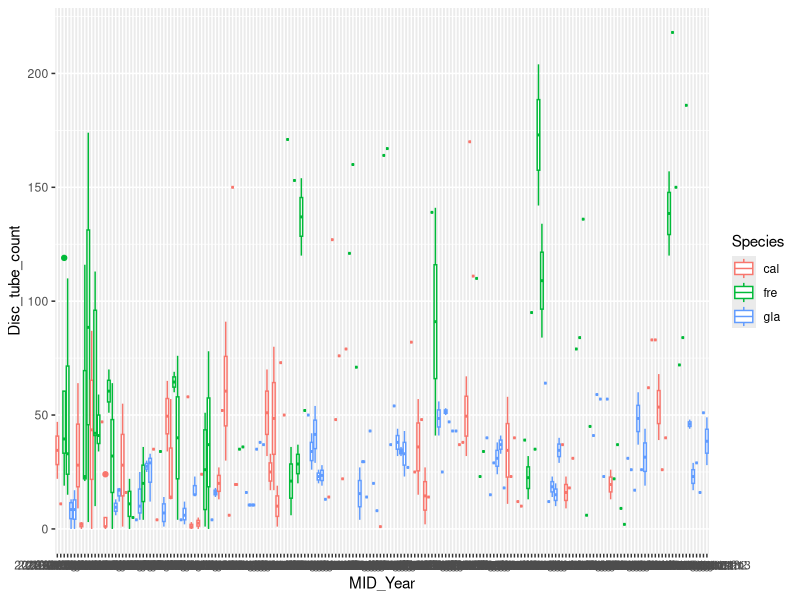
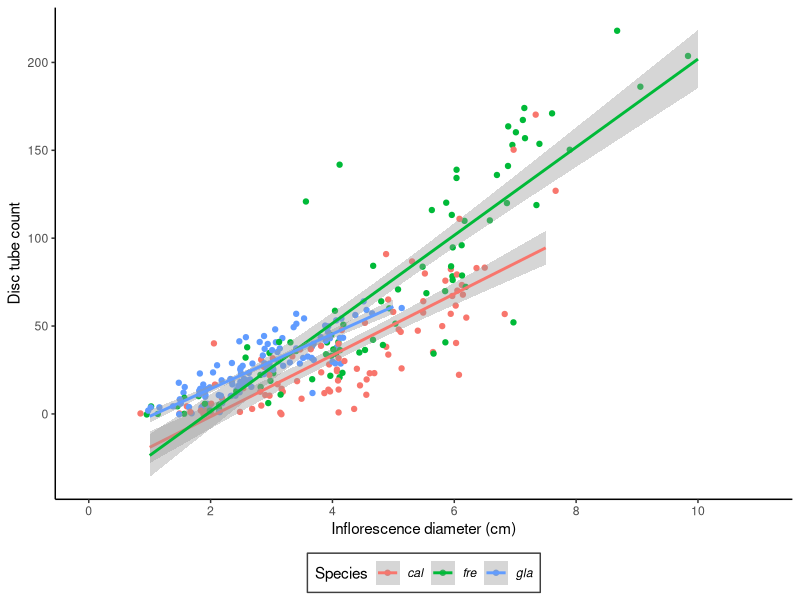

The R source for these figures, in order:
#### 2019 Field Dispersal Data Analysis Extra 2: Predicting Proportions of Seed Recovered 1

# Courtney Van Den Elzen

# Initiated: October 2019
# Latest Update: January 2023 (syntax update for Jan 2023 package version compatibility)

# Description: Clean and combine the 2018 and 2019 field neighbour datasets 
#              (with seed counts by diameter) to train a predictive model


### ------------------
### Load Packages -----

library(tidyverse) # for cleaning, plotting
library(MASS) # extra stats stuff
library(doParallel) # to do things in parallel... not sure if this is actually used.


### ------------------
### Read In 2018 (pilot study) Neighbor Data -----

# Load data
nseed_data_18 <- read.csv("./Data/Field Study/Field Study Raw Data - 2018 Neighbour Data.csv", 
                          header = TRUE, na.strings="NA") 

### ------------------
### Clean 2018 Neighbor Data -----

colnames(nseed_data_18)[1] <- "Hub"
nseed_data_18$Mat_ID <- as.factor(paste(nseed_data_18$Hub, nseed_data_18$Number, nseed_data_18$Species, "t1", "m", nseed_data_18$Mom, sep = ""))
nseed_data_18$Indiv_ID <- as.factor(paste(nseed_data_18$Mat_ID,"n", nseed_data_18$Neighbour, sep = ""))


# Create ID and year columns
nseed_data_18$Year <- as.factor("2018")
nseed_data_18$MID_Year <- as.factor(paste(nseed_data_18$Year, nseed_data_18$Mat_ID, sep = ""))
nseed_data_18$IID_Year <- as.factor(paste(nseed_data_18$Year, nseed_data_18$Indiv_ID, sep = ""))

# Filter out NA rows for diameter measurements and problematic rows
nseed_data_18_1flr <- droplevels(dplyr::filter(nseed_data_18, 
                                               !is.na(Diameter) & 
                                                 Omit_from_analysis == "no"))

# Subset to the necessary columns
nseed_data_18_1flr <- 
  nseed_data_18_1flr %>% 
  dplyr::select(Species, Mat_ID, Indiv_ID, Year, MID_Year, IID_Year, Diameter, 
                Viable_Disc_Seed_Count, Viable_Ray_Seed_Count)

#' Fix column names
colnames(nseed_data_18_1flr) <- c("Species", "Mat_ID", "Indiv_ID", "Year", 
                                  "MID_Year", "IID_Year", "Diameter", 
                                  "Disc_tube_count", "Ray_tube_count")


### ------------------
### Read In 2019 (pilot study) Neighbor Data -----

# Load the data 
nseed_data_19 <- read.csv("./Data/Field Study/Field Study Raw Data - Neighbour Seed Counts.csv", 
                          header = TRUE, na.strings="NA") %>%
  dplyr::mutate(species = case_when(species == "L. californica" ~ "cal",
                                    species == "L. fremontii" ~ "fre",
                                    species == "L. glaberrima" ~ "gla"))
nseed_data_19$X <- NULL

nseed_data_19

### ------------------
### Clean 2019 Neighbor Data -----

# rename columns & levels of species to match 2018 data
colnames(nseed_data_19) <- c("Species", "Hub", "Transect", "Mom", "Neighbour", "Plant_ID", "Count_type", "Viable_Ray_Seed_Count", "Viable_Disc_Seed_Count", "Total_seeds", "Ray_tube_count", "Disc_tube_count", "Flowers_in_count", "Diameter", "Perfect_separation", "Notes")
levels(nseed_data_19$Species) <- c("cal", "fre", "gla")

# Make Year and ID columns
nseed_data_19$Mat_ID <- as.factor(paste(nseed_data_19$Hub, 1, nseed_data_19$Species, "t", nseed_data_19$Transect, "m", nseed_data_19$Mom, sep = ""))
nseed_data_19$Indiv_ID <- as.factor(paste(nseed_data_19$Hub, 1, nseed_data_19$Species, "t", nseed_data_19$Transect, "m", nseed_data_19$Mom, "n", nseed_data_19$Neighbour, sep = ""))
nseed_data_19$Year <- as.factor("2019")
nseed_data_19$MID_Year <- as.factor(paste(nseed_data_19$Year, nseed_data_19$Mat_ID))
nseed_data_19$IID_Year <- as.factor(paste(nseed_data_19$Year, nseed_data_19$Indiv_ID, sep = ""))

# Filter to those individuals with diameter measurements
nseed_data_19_diam <- 
  nseed_data_19 %>% 
  dplyr::filter(!is.na(Diameter)) %>% 
  dplyr::filter(Perfect_separation == "Yes")

# Subset to useful columns
nseed_data_19_diam <- 
  nseed_data_19_diam %>% 
  dplyr::select("Species", "Mat_ID", "Indiv_ID", "Year", "MID_Year", "IID_Year", 
                "Diameter", "Disc_tube_count", "Ray_tube_count")


# Combine the 2018 and 2019 data and plot it
nseed_data_all_good <- bind_rows(nseed_data_18_1flr, nseed_data_19_diam)

# Make a column of seed totals
nseed_data_all_good <- nseed_data_all_good %>% mutate(Total_count = Disc_tube_count + Ray_tube_count)

### ------------------
### Plot the Data -----

# boxplot of seed counts by MID year
ggplot(nseed_data_all_good, aes(x = MID_Year, y = Disc_tube_count, colour = Species)) +
  geom_boxplot()


# Plot of the simple linear between the count of viable disc seeds and the inflorescence diameter
ggplot(nseed_data_all_good, aes(x=Diameter, y=Disc_tube_count, colour = Species)) +
  geom_jitter() +
  geom_smooth(method=lm, se=T)+
  theme_classic() +
  theme(legend.position="bottom", 
        legend.text = element_text(face = "italic"), 
        legend.background = element_rect(colour ="grey25")) +
  labs(y = "Disc tube count", x = "Inflorescence diameter (cm)") +
  scale_x_continuous(limits=c(0, 11), breaks=seq(0,11,2))

### ------------------
### Write Combined 2018/2019 Data to File -----

write_csv(nseed_data_all_good, file = "./Data/Field Study/Field Study Cleaned Data - 2018 and 2019 Neighbour Data Cleaned and Combined.csv")


